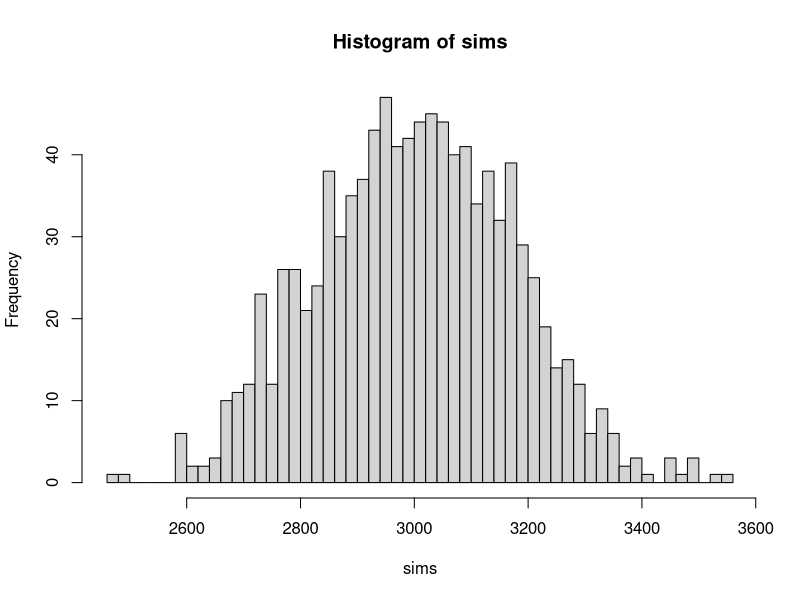

R code for this plot:
#n denotes the number of risks
n=100

#the simpler version of the model is 
#for the losses to be identically distributed
#for simplicity, let them be gamma(alpha=3,theta=10)
#then, the aggregate losses would be simply
agg.loss=sum(rgamma(n,shape=3,scale=10))
agg.loss

#to get a closer look at the distribution,
#let's make many simulations of the same random variable 
#first, we create a function to make the code easier
agg.loss.ftion<-function(){
  sum(rgamma(n,shape=3,scale=10))
}
#this is the number of simulations
nsim=1000
#now we replicate
sims=replicate(nsim, agg.loss.ftion())
#let's look at the histogram of the simulated values
hist(sims, breaks=40)
#the mean of the simulated values is the Monte Carlo estimate 
#of the mean od the aggregate losses
mean(sims)

#what is the theoretical mean of the aggregate losses?
n*3*10

#we can do more, though
#what is the Monte Carlo estimate of the probability that 
#aggregate losses exceed 3000
mean(sims>3000)
#luckily, in the special case of the gamma distribution, 
#we know exactly that the sum of independent gamma r.v.s
#with the same theta is gamma itself
#in this case, the aggregate losses will be gamma with 
#shape=3*n and scale=10
1-pgamma(3000, shape=3*n, scale=10)

#what is the 95th percentile?
quantile(sims, 0.95)
#what is the theoretical 95th quantile?
qgamma(0.95, shape=3*n, scale=10)
